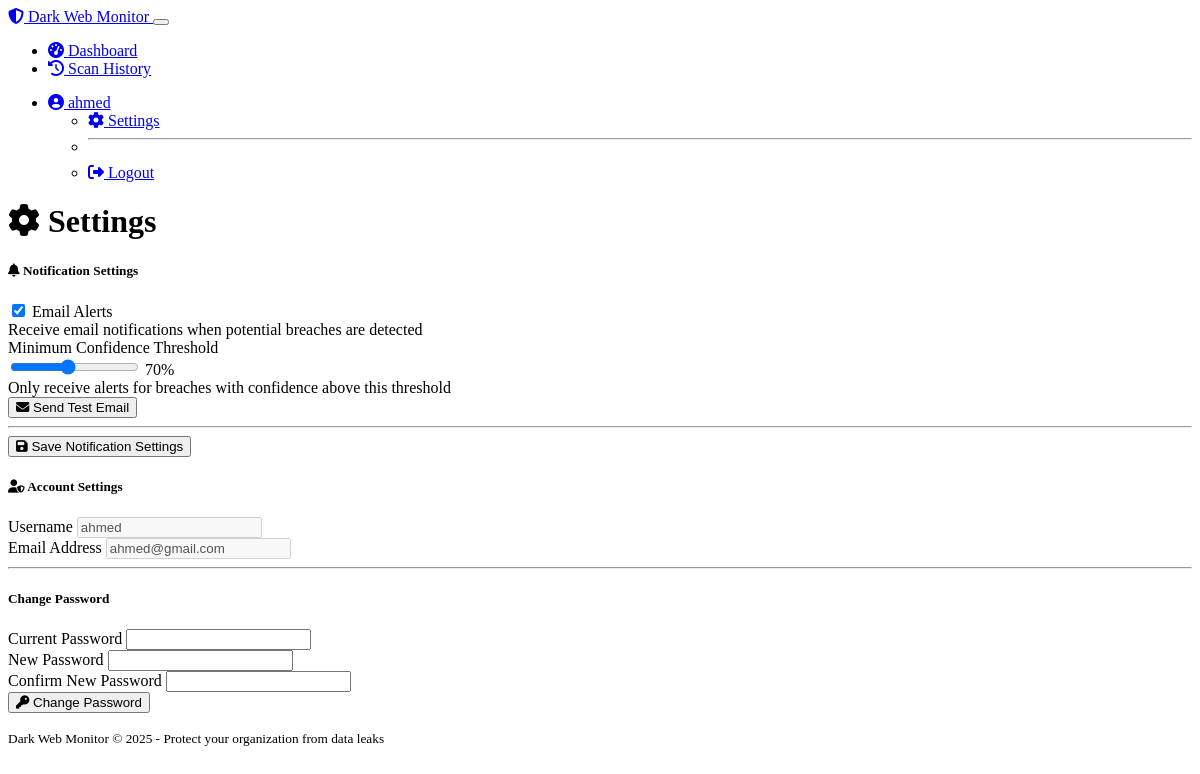
Screenshot of /settings (signed in) with the database file from the repository.
### models.py (models this page shows, shortened)
class User(UserMixin, db.Model):
    id = db.Column(db.Integer, primary_key=True)
    username = db.Column(db.String(64), unique=True, nullable=False)
    email = db.Column(db.String(120), unique=True, nullable=False)
    password_hash = db.Column(db.String(256), nullable=False)
    is_admin = db.Column(db.Boolean, default=False)
    date_registered = db.Column(db.DateTime, default=datetime.utcnow)
    scans = db.relationship('ScanResult', backref='user', lazy='dynamic')

class NotificationSetting(db.Model):
    id = db.Column(db.Integer, primary_key=True)
    user_id = db.Column(db.Integer, db.ForeignKey('user.id'), nullable=False)
    email_alerts = db.Column(db.Boolean, default=True)
    min_confidence_threshold = db.Column(db.Float, default=0.7)

### routes.py (the view, shortened to what this page needs)
@app.route('/settings', methods=['GET', 'POST'])
@login_required
def settings():
    settings = NotificationSetting.query.filter_by(user_id=current_user.id).first()
    return render_template('settings.html', settings=settings)

### models.py (called while the page is built)
@login_manager.user_loader
def load_user(user_id):
    return User.query.get(int(user_id))

### routes.py (called while the page is built)
@app.context_processor
def inject_now():
    from datetime import datetime
    return {'now': datetime.utcnow()}

### templates/settings.html (shortened to what this page needs)
{% extends "layout.html" %}
{% block content %}
<h1><i class="fas fa-cog me-2"></i> Settings</h1>
<div class="row mt-4">
    <div class="col-md-6 mb-4">
        <div class="card bg-dark shadow">
            <div class="card-header">
                <h5 class="mb-0"><i class="fas fa-bell me-2"></i> Notification Settings</h5>
            </div>
            <div class="card-body">
                <form action="{{ url_for('settings') }}" method="POST">
                    <div class="mb-3 form-check form-switch">
                        <input class="form-check-input" type="checkbox" id="email_alerts" name="email_alerts" {% if settings.email_alerts %}checked{% endif %}>
                        <label class="form-check-label" for="email_alerts">Email Alerts</label>
                        <div class="form-text">Receive email notifications when potential breaches are detected</div>
                    </div>
                    <div class="mb-3">
                        <label for="min_confidence_threshold" class="form-label">Minimum Confidence Threshold</label>
                        <div class="d-flex align-items-center">
                            <input type="range" class="form-range" min="0.5" max="0.95" step="0.05" id="min_confidence_threshold" name="min_confidence_threshold" value="{{ settings.min_confidence_threshold }}">
                            <span class="ms-2" id="thresholdValue">{{ (settings.min_confidence_threshold * 100)|int }}%</span>
                        </div>
                        <div class="form-text">Only receive alerts for breaches with confidence above this threshold</div>
                    </div>
                    <div class="mb-3">
                        <button type="button" class="btn btn-outline-info" id="testEmailBtn">
                            <i class="fas fa-envelope me-2"></i> Send Test Email
                        </button>
                    </div>
                    <hr>
                    <button type="submit" class="btn btn-primary">
                        <i class="fas fa-save me-2"></i> Save Notification Settings
                    </button>
                </form>
            </div>
        </div>
    </div>
    <div class="col-md-6 mb-4">
        <div class="card bg-dark shadow">
            <div class="card-header">
                <h5 class="mb-0"><i class="fas fa-user-shield me-2"></i> Account Settings</h5>
            </div>
            <div class="card-body">
                <form action="{{ url_for('settings') }}" method="POST">
                    <div class="mb-3">
                        <label for="username" class="form-label">Username</label>
                        <input type="text" class="form-control" id="username" value="{{ current_user.username }}" disabled>
                    </div>
                    <div class="mb-3">
                        <label for="email" class="form-label">Email Address</label>
                        <input type="email" class="form-control" id="email" value="{{ current_user.email }}" disabled>
                    </div>
                    <hr>
                    <h5 class="mb-3">Change Password</h5>
                    <div class="mb-3">
                        <label for="current_password" class="form-label">Current Password</label>
                        <input type="password" class="form-control" id="current_password" name="current_password">
                    </div>
                    <div class="mb-3">
                        <label for="new_password" class="form-label">New Password</label>
                        <input type="password" class="form-control" id="new_password" name="new_password">
                    </div>
                    <div class="mb-3">
                        <label for="confirm_password" class="form-label">Confirm New Password</label>
                        <input type="password" class="form-control" id="confirm_password" name="confirm_password">
                    </div>
                    <button type="submit" class="btn btn-primary">
                        <i class="fas fa-key me-2"></i> Change Password
                    </button>
                </form>
            </div>
        </div>
    </div>
</div>
{% endblock %}

### templates/layout.html (shortened to what this page needs)
<!DOCTYPE html>
<html lang="en" data-bs-theme="dark">
<head>
    <link rel="stylesheet" href="https://cdn.replit.com/agent/bootstrap-agent-dark-theme.min.css">
    <link rel="stylesheet" href="https://cdnjs.cloudflare.com/ajax/libs/font-awesome/6.4.0/css/all.min.css">
    <link rel="stylesheet" href="{{ url_for('static', filename='css/custom.css') }}">
</head>
<body>
    <nav class="navbar navbar-expand-lg navbar-dark bg-dark">
        <div class="container-fluid">
            <a class="navbar-brand" href="{{ url_for('index') }}">
                <i class="fas fa-shield-alt me-2"></i>
                Dark Web Monitor
            </a>
            <button class="navbar-toggler" type="button" data-bs-toggle="collapse" data-bs-target="#navbarNav" aria-controls="navbarNav" aria-expanded="false" aria-label="Toggle navigation">
            </button>
            <div class="collapse navbar-collapse" id="navbarNav">
                <ul class="navbar-nav me-auto">
                    {% if current_user.is_authenticated %}
                    <li class="nav-item">
                        <a class="nav-link {% if request.endpoint == 'dashboard' %}active{% endif %}" href="{{ url_for('dashboard') }}">
                            <i class="fas fa-tachometer-alt me-1"></i> Dashboard
                        </a>
                    </li>
                    <li class="nav-item">
                        <a class="nav-link {% if request.endpoint == 'scan_history' %}active{% endif %}" href="{{ url_for('scan_history') }}">
                            <i class="fas fa-history me-1"></i> Scan History
                        </a>
                    </li>
                    {% endif %}
                </ul>
                <ul class="navbar-nav">
                    {% if current_user.is_authenticated %}
                    <li class="nav-item dropdown">
                        <a class="nav-link dropdown-toggle" href="#" id="userDropdown" role="button" data-bs-toggle="dropdown" aria-expanded="false">
                            <i class="fas fa-user-circle me-1"></i> {{ current_user.username }}
                        </a>
                        <ul class="dropdown-menu dropdown-menu-end" aria-labelledby="userDropdown">
                            <li>
                                <a class="dropdown-item" href="{{ url_for('settings') }}">
                                    <i class="fas fa-cog me-1"></i> Settings
                                </a>
                            </li>
                            <li><hr class="dropdown-divider"></li>
                            <li>
                                <a class="dropdown-item" href="{{ url_for('logout') }}">
                                    <i class="fas fa-sign-out-alt me-1"></i> Logout
                                </a>
                            </li>
                        </ul>
                    </li>
                    {% endif %}
                </ul>
            </div>
        </div>
    </nav>
    <main class="container mt-4">
        {% block content %}{% endblock %}
    </main>
    <footer class="bg-dark text-light py-3 mt-5">
        <div class="container text-center">
            <p class="mb-0">
                <small>Dark Web Monitor &copy; 2025 - Protect your organization from data leaks</small>
            </p>
        </div>
    </footer>
</body>
</html>

### rows the page displays
User: username "ahmed", email "ahmed@gmail.com"
NotificationSetting: email_alerts "☑", min_confidence_threshold "0.7", (settings.min_confidence_threshold*100)|int "70"
